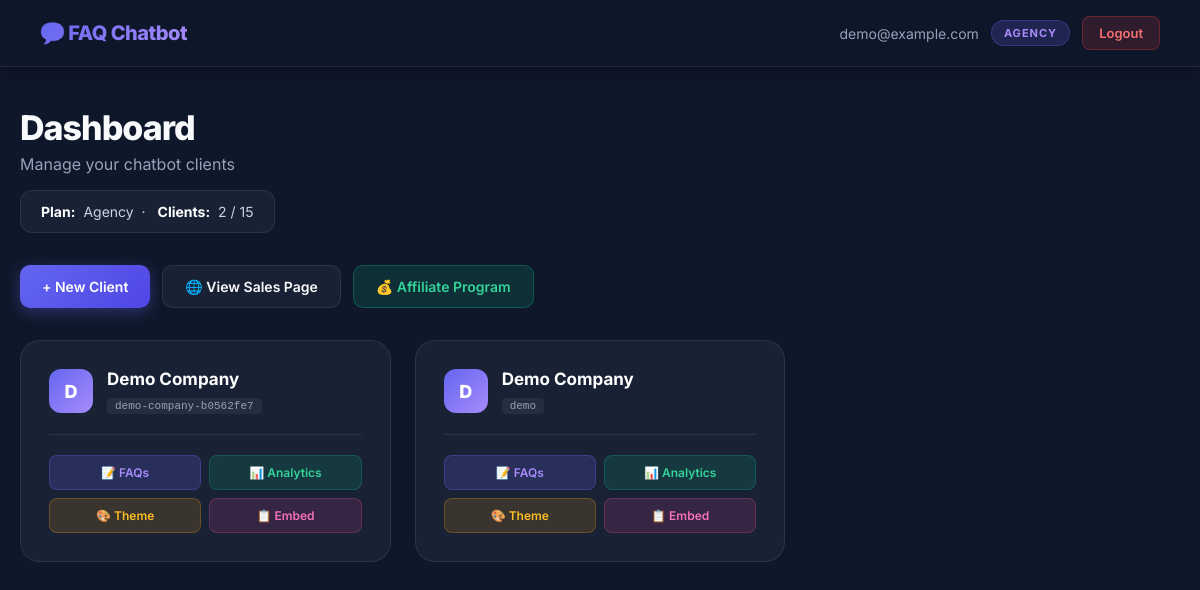
The app's page /dashboard (signed in) with its own data.
### tables this page shows
CREATE TABLE users (
            id INTEGER PRIMARY KEY AUTOINCREMENT,
            email TEXT UNIQUE NOT NULL,
            password_hash TEXT NOT NULL,
            created_at TIMESTAMP DEFAULT CURRENT_TIMESTAMP,
            plan_type TEXT DEFAULT 'starter'
        );

CREATE TABLE clients (
            id INTEGER PRIMARY KEY AUTOINCREMENT,
            user_id INTEGER NOT NULL,
            client_id TEXT UNIQUE NOT NULL,
            company_name TEXT NOT NULL,
            branding_settings TEXT,
            created_at TIMESTAMP DEFAULT CURRENT_TIMESTAMP, remove_branding BOOLEAN DEFAULT 0,
            FOREIGN KEY (user_id) REFERENCES users (id)
        );

### app.py (the view)
@app.route('/dashboard')
@login_required
def dashboard():
    clients = models.get_user_clients(current_user.id)
    for client in clients:
        if client['branding_settings']:
            client['branding_settings'] = json.loads(client['branding_settings'])
    return render_template('dashboard.html', user=current_user, clients=clients)

### app.py (called while the page is built)
@app.after_request
def allow_widget_embedding(response):
    response.headers.pop('X-Frame-Options', None)
    response.headers['Content-Security-Policy'] = "frame-ancestors *"
    origin = request.headers.get('Origin')
    if origin:
        response.headers['Access-Control-Allow-Origin'] = origin
        response.headers['Access-Control-Allow-Credentials'] = 'true'
    response.headers['Access-Control-Allow-Methods'] = 'GET, POST, PUT, DELETE, OPTIONS'
    response.headers['Access-Control-Allow-Headers'] = 'Content-Type, Authorization, X-Requested-With'
    return response

@login_manager.user_loader
def load_user(user_id):
    user_data = models.get_user_by_id(int(user_id))
    if user_data:
        return User(user_data)
    return None

### models.py (called while the page is built)
def get_db():
    conn = sqlite3.connect(DATABASE)
    conn.row_factory = sqlite3.Row
    return conn

def get_user_by_id(user_id):
    conn = get_db()
    cursor = conn.cursor()
    cursor.execute('SELECT * FROM users WHERE id = ?', (user_id,))
    user = cursor.fetchone()
    conn.close()
    return dict(user) if user else None

def get_user_clients(user_id):
    conn = get_db()
    cursor = conn.cursor()
    cursor.execute('SELECT * FROM clients WHERE user_id = ?', (user_id,))
    clients = cursor.fetchall()
    conn.close()
    return [dict(client) for client in clients]

### templates/dashboard.html (shortened to what this page needs)
<!DOCTYPE html>
<html lang="en">
<head>
</head>
<body>
    <div class="navbar">
        <div class="navbar-brand">💬 FAQ Chatbot</div>
        <div class="navbar-right">
            <span class="user-email">{{ user.email }}</span>
            <span class="plan-badge">{{ user.plan_type }}</span>
            <a href="/logout" class="btn-logout">Logout</a>
        </div>
    </div>
    <div class="container">
        <div class="header">
            <h1>Dashboard</h1>
            <p>Manage your chatbot clients</p>
            <div class="plan-status-bar">
                <strong>Plan:</strong> {{ user.plan_type|title }} &nbsp;·&nbsp;
                <strong>Clients:</strong> {{ clients|length }} /
                {% if user.plan_type == 'starter' %}5
                {% elif user.plan_type == 'agency' %}15
                {% else %}Unlimited{% endif %}
            </div>
        </div>
        <div class="actions">
            {% set limit_reached = (user.plan_type == 'starter' and clients|length >= 5) or (user.plan_type == 'agency' and clients|length >= 15) %}
            {% if limit_reached %}
                <a href="/upgrade" class="btn btn-upgrade">🚀 Upgrade to Add More Clients</a>
            {% else %}
                <button class="btn btn-primary" onclick="openNewClientModal()">+ New Client</button>
            {% endif %}
            <a href="/sales" class="btn btn-secondary">🌐 View Sales Page</a>
            <a href="/affiliate-dashboard" class="btn btn-affiliate">💰 Affiliate Program</a>
        </div>
        {% if clients %}
        <div class="clients-grid">
            {% for client in clients %}
            <div class="client-card">
                <div class="client-header">
                    <div class="client-avatar">{{ client.company_name[0]|upper }}</div>
                    <div class="client-info">
                        <div class="client-name">{{ client.company_name }}</div>
                        <div class="client-id">{{ client.client_id }}</div>
                    </div>
                </div>
                <div class="client-actions">
                    <a href="/faq-manager?client_id={{ client.client_id }}" class="btn-small btn-manage">📝 FAQs</a>
                    {% if user.plan_type != 'free' %}
                        <a href="/analytics?client_id={{ client.client_id }}" class="btn-small btn-analytics">📊 Analytics</a>
                        <a href="/customize?client_id={{ client.client_id }}" class="btn-small btn-customize">🎨 Theme</a>
                        <button onclick="showEmbedCode('{{ client.client_id }}')" class="btn-small btn-embed">📋 Embed</button>
                    {% else %}
                        <button class="btn-small btn-locked" title="Upgrade to unlock">📊 Analytics 🔒</button>
                        <button class="btn-small btn-locked" title="Upgrade to unlock">🎨 Theme 🔒</button>
                    {% endif %}
                </div>
            </div>
            {% endfor %}
        </div>
        {% endif %}
    </div>
</body>
</html>

### records on screen
users: email "demo@example.com", plan_type "AGENCY", plan_type "Agency"
clients: company_name "D", company_name "Demo Company", client_id "demo-company-b0562fe7"
clients: company_name "D", company_name "Demo Company", client_id "demo"

### other values on screen
{{ clients|length }} "2"
